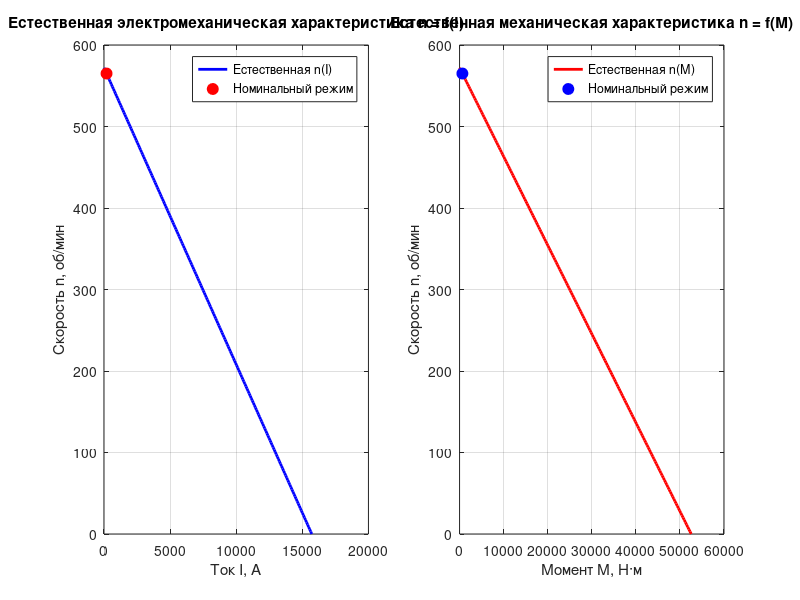
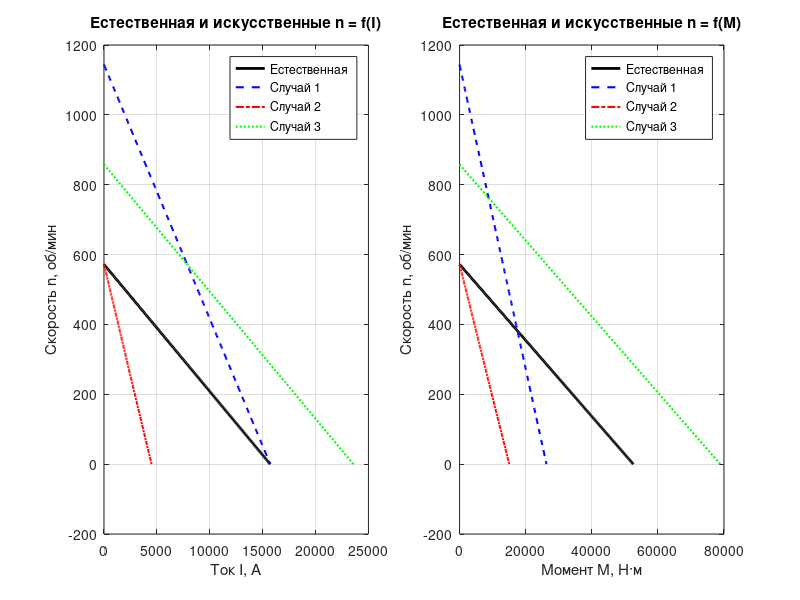

MATLAB code for these plots, in order:
% КУРСОВАЯ РАБОТА
% Раздел 1.1 + 1.2 для двигателя Д-812 (10-й вариант)
% Естественные и искусственные электромеханические и механические характеристики

%% ОЧИЩАЕМ ПАМЯТЬ
clear;
clc;

%% ============= ИСХОДНЫЕ ДАННЫЕ ИЗ ПРИЛОЖЕНИЯ 1 (10-й вариант) =============
% Двигатель постоянного тока параллельного возбуждения Д-812

No_pp = 10;              % Номер по порядку
tip   = 'Д-812';         % Тип двигателя
P     = 38;              % Мощность, кВт
n_nom = 565;             % Номинальные обороты, об/мин
I_nom = 192;             % Номинальный ток якоря, А
R_ya  = 0.0140;          % Сопротивление якоря, Ом
J     = 7.0;             % Момент инерции, кг·м^2
U_nom = 220;             % Номинальное напряжение, В

%% ============= ПРОВЕРКА ИСХОДНЫХ ДАННЫХ =============
disp('========== ИСХОДНЫЕ ДАННЫЕ (10-й вариант) ==========');
disp(['Тип двигателя: ', tip]);
disp(['Мощность P = ', num2str(P), ' кВт']);
disp(['Обороты n_nom = ', num2str(n_nom), ' об/мин']);
disp(['Номинальный ток I_nom = ', num2str(I_nom), ' А']);
disp(['Сопротивление R_ya = ', num2str(R_ya), ' Ом']);
disp(['Напряжение U_nom = ', num2str(U_nom), ' В']);
disp('======================================');

%% ============= РАЗДЕЛ 1.1. ЕСТЕСТВЕННЫЕ ХАРАКТЕРИСТИКИ =============
disp(' ');
disp('========== РЕЗУЛЬТАТЫ РАСЧЕТОВ (1.1, естественные) ==========');

% Проверочный номинальный ток по мощности и напряжению
I_nom_calc = (P * 1000) / U_nom;    % P в кВт -> Вт

% Скорость холостого хода (n0e в методичке)
n_0 = n_nom * (U_nom / (U_nom - I_nom * R_ya));

% Электрическая постоянная cФ
c_phi = U_nom / n_0;

% Пусковой ток (при n = 0)
I_pe = U_nom / R_ya;

% Номинальная угловая скорость, рад/с
w_nom = n_nom * pi / 30;

% Номинальный момент, Н·м
M_nom = (P * 1000) / w_nom;

% Механическая постоянная kФ_ном (M = kФ * I)
kF_nom = M_nom / I_nom;

% Пусковой момент
M_pe = I_pe * kF_nom;

% Коэффициенты линейных характеристик
k_I = R_ya / c_phi;                % для n = n0 - k_I * I
k_M = R_ya / (c_phi * kF_nom);     % для n = n0 - k_M * M

% Массивы точек только до своих пусковых значений
I_nat = linspace(0, I_pe, 200);
M_nat = linspace(0, M_pe, 200);

n_from_I_nat = n_0 - k_I * I_nat;
n_from_M_nat = n_0 - k_M * M_nat;

% ГРАФИКИ ЕСТЕСТВЕННЫХ ХАРАКТЕРИСТИК
figure('Position', [100, 100, 1200, 500]);

subplot(1, 2, 1);
plot(I_nat, n_from_I_nat, 'b-', 'LineWidth', 2); hold on;
plot(I_nom, n_nom, 'ro', 'MarkerSize', 8, 'MarkerFaceColor', 'r');
grid on;
xlabel('Ток I, А');
ylabel('Скорость n, об/мин');
title('Естественная электромеханическая характеристика n = f(I)');
legend('Естественная n(I)', 'Номинальный режим', 'Location', 'best');

subplot(1, 2, 2);
plot(M_nat, n_from_M_nat, 'r-', 'LineWidth', 2); hold on;
plot(M_nom, n_nom, 'bo', 'MarkerSize', 8, 'MarkerFaceColor', 'b');
grid on;
xlabel('Момент M, Н·м');
ylabel('Скорость n, об/мин');
title('Естественная механическая характеристика n = f(M)');
legend('Естественная n(M)', 'Номинальный режим', 'Location', 'best');

% Вывод чисел
disp(['Расчетный ток I_nom_calc = ', num2str(I_nom_calc), ' А']);
disp(['Скорость холостого хода n0 = ', num2str(n_0), ' об/мин']);
disp(['Электрическая постоянная cΦ = ', num2str(c_phi), ' В·мин/об']);
disp(['Пусковой ток I_pe = ', num2str(I_pe), ' А']);
disp(['Номинальный момент M_nom = ', num2str(M_nom), ' Н·м']);
disp(['Коэффициент kФ_ном = ', num2str(kF_nom), ' Н·м/А']);
disp(['Пусковой момент M_pe = ', num2str(M_pe), ' Н·м']);
disp(['Уравнение n(I): n = ', num2str(n_0), ' - ', num2str(k_I), ' * I']);
disp(['Уравнение n(M): n = ', num2str(n_0), ' - ', num2str(k_M), ' * M']);
disp('======================================');

%% ============= РАЗДЕЛ 1.2. ИСКУССТВЕННЫЕ ХАРАКТЕРИСТИКИ =============
disp(' ');
disp('========== РАЗДЕЛ 1.2: ИСКУССТВЕННЫЕ ХАРАКТЕРИСТИКИ ==========');

% ВАЖНО:
% Ниже коэффициенты kU, kR, kPhi ЗАДАНЫ КАК В ОБРАЗЦЕ ДЛЯ 25-ГО ВАРИАНТА!
% Для своего 10-го варианта ОБЯЗАТЕЛЬНО перепиши kU_i, kR_i, kPhi_i
% по Приложению 2 (строка с твоим номером варианта).

% ----- ПРИМЕР (как в образце для варианта 25) -----
% Случай 1: Uном, Rя, Φ = 0.5 Φном
% Случай 2: Uном, 3.5 Rя, Φном
% Случай 3: 1.5 Uном, Rя, Φном

kU  = [1.0, 1.0, 1.5];     % множители по напряжению
kR  = [1.0, 3.5, 1.0];     % множители по сопротивлению
kPhi= [0.5, 1.0, 1.0];     % множители по потоку

% ----- ДЛЯ 10-ГО ВАРИАНТА -----
% Замени kU, kR, kPhi на свои коэффициенты из таблицы Приложения 2!

% Предварительные массивы для удобства
n0_art   = zeros(1,3);
Ipe_art  = zeros(1,3);
Mpe_art  = zeros(1,3);
kI_art   = zeros(1,3);
kM_art   = zeros(1,3);
cphi_art = zeros(1,3);
kF_art   = zeros(1,3);

for i = 1:3
    % Изменённые параметры для i-го случая
    U_i    = kU(i)   * U_nom;
    R_ya_i = kR(i)   * R_ya;
    cphi_i = kPhi(i) * c_phi;     % cΦ масштабируется по потоку
    kF_i   = kPhi(i) * kF_nom;    % kФ масштабируется по потоку

    % Скорость холостого хода для i-го случая
    n0_i   = U_i / cphi_i;

    % Пусковой ток и момент для i-го случая
    Ipe_i  = U_i / R_ya_i;
    Mpe_i  = kF_i * Ipe_i;

    % Коэффициенты наклона характеристик
    kI_i   = R_ya_i / cphi_i;
    kM_i   = R_ya_i / (cphi_i * kF_i);

    % Сохраняем
    n0_art(i)   = n0_i;
    Ipe_art(i)  = Ipe_i;
    Mpe_art(i)  = Mpe_i;
    kI_art(i)   = kI_i;
    kM_art(i)   = kM_i;
    cphi_art(i) = cphi_i;
    kF_art(i)   = kF_i;

    % Вывод по каждому случаю
    fprintf('\nСлучай %d:\n', i);
    fprintf('U_%d = %.3f В, R_я_%d = %.5f Ом, kΦ_%d = %.3f\n', ...
        i, U_i, i, R_ya_i, i, kPhi(i));
    fprintf('n0_%d = %.2f об/мин\n', i, n0_i);
    fprintf('Iпе_%d = %.2f А\n', i, Ipe_i);
    fprintf('Mпе_%d = %.2f Н·м\n', i, Mpe_i);
    fprintf('Уравнение n(I): n = %.2f - %.5f * I\n', n0_i, kI_i);
    fprintf('Уравнение n(M): n = %.2f - %.5f * M\n', n0_i, kM_i);
end

%% ПОСТРОЕНИЕ ЭЛЕКТРОМЕХАНИЧЕСКИХ ХАРАКТЕРИСТИК n = f(I) ДЛЯ 1.2

% Для каждой характеристики используем СВОЙ диапазон тока: [0, Iпе_i]
I1 = linspace(0, Ipe_art(1), 200);
I2 = linspace(0, Ipe_art(2), 200);
I3 = linspace(0, Ipe_art(3), 200);

nI1 = n0_art(1) - kI_art(1) * I1;
nI2 = n0_art(2) - kI_art(2) * I2;
nI3 = n0_art(3) - kI_art(3) * I3;

%% ПОСТРОЕНИЕ МЕХАНИЧЕСКИХ ХАРАКТЕРИСТИК n = f(M) ДЛЯ 1.2

M1 = linspace(0, Mpe_art(1), 200);
M2 = linspace(0, Mpe_art(2), 200);
M3 = linspace(0, Mpe_art(3), 200);

nM1 = n0_art(1) - kM_art(1) * M1;
nM2 = n0_art(2) - kM_art(2) * M2;
nM3 = n0_art(3) - kM_art(3) * M3;

%% ГРАФИКИ: СРАВНЕНИЕ ЕСТЕСТВЕННОЙ И ИСКУССТВЕННЫХ ХАРАКТЕРИСТИК

figure('Position', [150, 150, 1200, 500]);

% Электромеханические характеристики n = f(I)
subplot(1, 2, 1);
plot(I_nat, n_from_I_nat, 'k-', 'LineWidth', 2); hold on;
plot(I1, nI1, 'b--', 'LineWidth', 1.5);
plot(I2, nI2, 'r-.', 'LineWidth', 1.5);
plot(I3, nI3, 'g:',  'LineWidth', 1.5);
grid on;
xlabel('Ток I, А');
ylabel('Скорость n, об/мин');
title('Естественная и искусственные n = f(I)');
legend('Естественная', ...
       'Случай 1', ...
       'Случай 2', ...
       'Случай 3', ...
       'Location', 'best');

% Механические характеристики n = f(M)
subplot(1, 2, 2);   
plot(M_nat, n_from_M_nat, 'k-', 'LineWidth', 2); hold on;
plot(M1, nM1, 'b--', 'LineWidth', 1.5);
plot(M2, nM2, 'r-.', 'LineWidth', 1.5);
plot(M3, nM3, 'g:',  'LineWidth', 1.5);
grid on;
xlabel('Момент M, Н·м');
ylabel('Скорость n, об/мин');
title('Естественная и искусственные n = f(M)');
legend('Естественная', ...
       'Случай 1', ...
       'Случай 2', ...
       'Случай 3', ...
       'Location', 'best');
